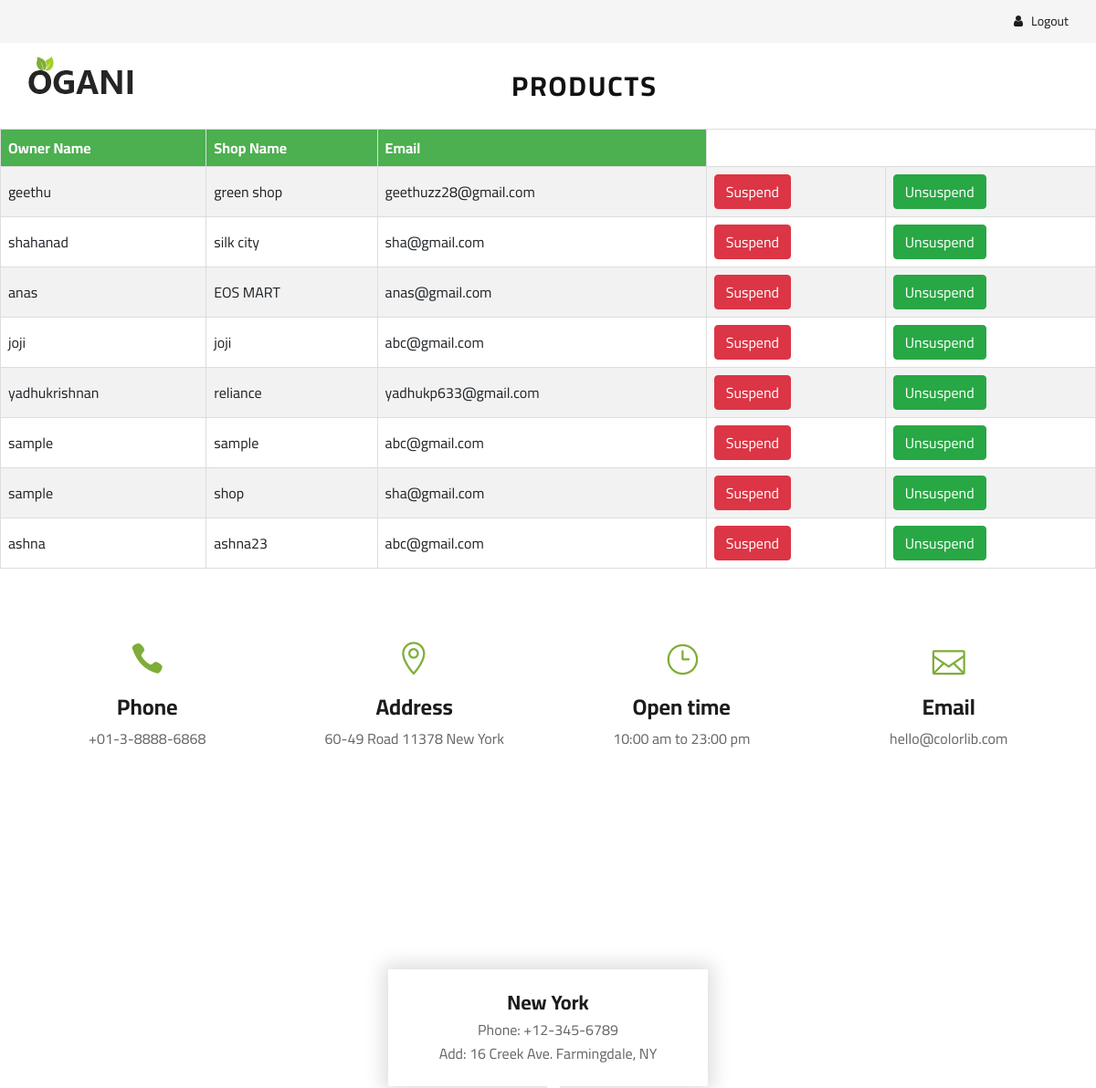
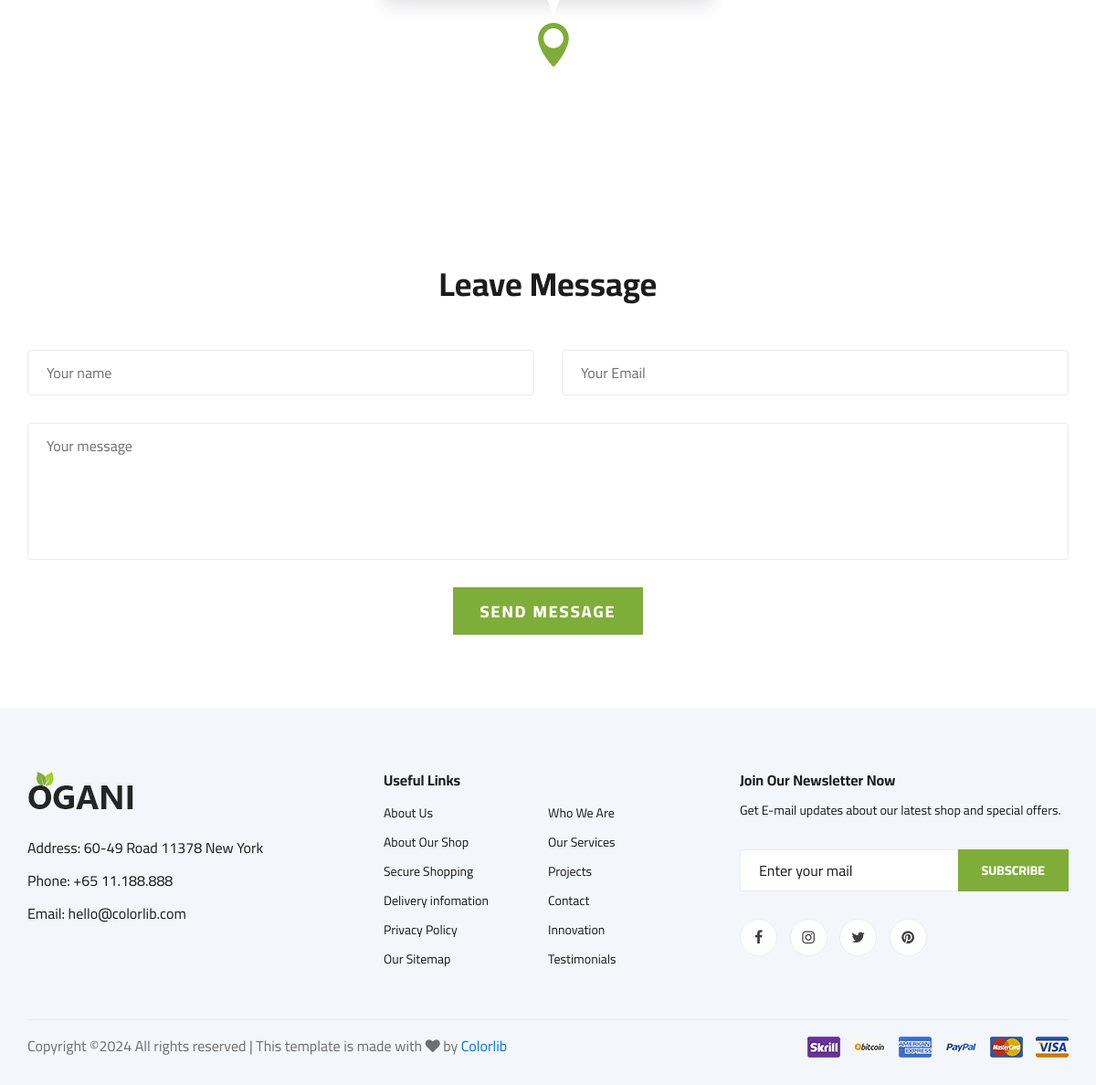
The page /viewshop on the database its author committed (2 pictures, top to bottom).
### app/models.py (models this page shows, shortened)
class regshop(models.Model):
    profile=models.FileField(upload_to='static')
    ownername=models.CharField(max_length=20)
    shopname=models.CharField(max_length=20,unique=True)
    email=models.EmailField(max_length=30)
    password=models.CharField(max_length=20)
    re_password=models.CharField(max_length=20)
    status=models.BooleanField(default="True")

### app/views.py (the view)
# urls.py: path('viewshop', views.viewshop),
def viewshop(re):
    data=regshop.objects.all()
    return render(re,'viewshop.html',{'data':data})

### template/viewshop.html (shortened to what this page needs)
<!DOCTYPE html>
<html lang="zxx" xmlns="http://www.w3.org/1999/html">
<head>
    {% load static %}
    <link rel="stylesheet" href="{% static 'assets/css/bootstrap.min.css' %}" type="text/css">
    <link rel="stylesheet" href="{% static 'assets/css/font-awesome.min.css' %}" type="text/css">
    <link rel="stylesheet" href="{% static 'assets/css/elegant-icons.css' %}" type="text/css">
    <link rel="stylesheet" href="{% static 'assets/css/nice-select.css' %}" type="text/css">
    <link rel="stylesheet" href="{% static 'assets/css/jquery-ui.min.css' %}" type="text/css">
    <link rel="stylesheet" href="{% static 'assets/css/owl.carousel.min.css' %}" type="text/css">
    <link rel="stylesheet" href="{% static 'assets/css/slicknav.min.css' %}" type="text/css">
    <link rel="stylesheet" href="{% static 'assets/css/style.css' %}" type="text/css">
</head>
<body>
    <header class="header">
        <div class="header__top">
            <div class="container">
                <div class="row">
                    <div class="col-lg-6">
                    </div>
                    <div class="col-lg-6">
                        <div class="header__top__right">
                            <div class="header__top__right__auth">
                                <a href="../logout"><i class="fa fa-user"></i> Logout</a>
                            </div>
                        </div>
                    </div>
                </div>
            </div>
        </div>
        <div class="container">
            <div class="row">
                <div class="col-lg-3">
                    <div class="header__logo">
                        <a href="./index.html"><img src="{% static 'assets/img/logo.png' %}" alt=""></a>
                    </div>
                </div>
                <div class="col-lg-6" align="center">
                    <nav class="header__menu">
                        <ul>
                <li  style="margin-left:80px"><a href="#"><h3><b>Products</b></h3></a>
                    </nav>
                </div>
                <div class="col-lg-3">
                </div>
            </div>
        </div>
    </header>
<table border="2" width="50%">
  <tr>
  <th>Owner Name</th>
   <th>Shop Name</th>
   <th>Email</th>
  </tr>
{% for i in data %}
  <tr>
      <td>{{i.ownername}}</td>
      <td>{{i.shopname}}</td>
      <td>{{i.email}}</td>
      <td><a href="reject/{{i.pk}}" ><button type="button" class="btn btn-danger">Suspend</button></a></td>
        <td><a href="approve/{{i.pk}}" ><button type="button" class="btn btn-success">Unsuspend</button></a></td>
  </tr>
{% endfor %}
</table>
    <section class="contact spad">
        <div class="container">
            <div class="row">
                <div class="col-lg-3 col-md-3 col-sm-6 text-center">
                    <div class="contact__widget">
                        <span class="icon_phone"></span>
                        <h4>Phone</h4>
                        <p>+01-3-8888-6868</p>
                    </div>
                </div>
                <div class="col-lg-3 col-md-3 col-sm-6 text-center">
                    <div class="contact__widget">
                        <span class="icon_pin_alt"></span>
                        <h4>Address</h4>
                        <p>60-49 Road 11378 New York</p>
                    </div>
                </div>
                <div class="col-lg-3 col-md-3 col-sm-6 text-center">
                    <div class="contact__widget">
                        <span class="icon_clock_alt"></span>
                        <h4>Open time</h4>
                        <p>10:00 am to 23:00 pm</p>
                    </div>
                </div>
                <div class="col-lg-3 col-md-3 col-sm-6 text-center">
                    <div class="contact__widget">
                        <span class="icon_mail_alt"></span>
                        <h4>Email</h4>
                        <p>hello@colorlib.com</p>
                    </div>
                </div>
            </div>
        </div>
    </section>
    <div class="map">
        <div class="map-inside">
            <i class="icon_pin"></i>
            <div class="inside-widget">
                <h4>New York</h4>
                <ul>
                    <li>Phone: +12-345-6789</li>
                    <li>Add: 16 Creek Ave. Farmingdale, NY</li>
                </ul>
            </div>
        </div>
    </div>
    <div class="contact-form spad">
        <div class="container">
            <div class="row">
                <div class="col-lg-12">
                    <div class="contact__form__title">
                        <h2>Leave Message</h2>
                    </div>
                </div>
            </div>
            <form action="#">
                <div class="row">
                    <div class="col-lg-6 col-md-6">
                        <input type="text" placeholder="Your name">
                    </div>
                    <div class="col-lg-6 col-md-6">
                        <input type="text" placeholder="Your Email">
                    </div>
                    <div class="col-lg-12 text-center">
                        <textarea placeholder="Your message"></textarea>
                        <button type="submit" class="site-btn">SEND MESSAGE</button>
                    </div>
                </div>
            </form>
        </div>
    </div>
    <footer class="footer spad">
        <div class="container">
            <div class="row">
                <div class="col-lg-3 col-md-6 col-sm-6">
                    <div class="footer__about">
                        <div class="footer__about__logo">
                            <a href="./index.html"> <img src="{% static 'assets/img/logo.png' %}" alt=""></a>
                        </div>
                        <ul>
                            <li>Address: 60-49 Road 11378 New York</li>
                            <li>Phone: +65 11.188.888</li>
                            <li>Email: hello@colorlib.com</li>
                        </ul>
                    </div>
                </div>
                <div class="col-lg-4 col-md-6 col-sm-6 offset-lg-1">
                    <div class="footer__widget">
                        <h6>Useful Links</h6>
                        <ul>
                            <li><a href="#">About Us</a></li>
                            <li><a href="#">About Our Shop</a></li>
                            <li><a href="#">Secure Shopping</a></li>
                            <li><a href="#">Delivery infomation</a></li>
                            <li><a href="#">Privacy Policy</a></li>
                            <li><a href="#">Our Sitemap</a></li>
                        </ul>
                        <ul>
                            <li><a href="#">Who We Are</a></li>
                            <li><a href="#">Our Services</a></li>
                            <li><a href="#">Projects</a></li>
                            <li><a href="#">Contact</a></li>
                            <li><a href="#">Innovation</a></li>
                            <li><a href="#">Testimonials</a></li>
                        </ul>
                    </div>
                </div>
                <div class="col-lg-4 col-md-12">
                    <div class="footer__widget">
                        <h6>Join Our Newsletter Now</h6>
                        <p>Get E-mail updates about our latest shop and special offers.</p>
                        <form action="#">
                            <input type="text" placeholder="Enter your mail">
                            <button type="submit" class="site-btn">Subscribe</button>
                        </form>
                        <div class="footer__widget__social">
                            <a href="#"><i class="fa fa-facebook"></i></a>
                            <a href="#"><i class="fa fa-instagram"></i></a>
                            <a href="#"><i class="fa fa-twitter"></i></a>
                            <a href="#"><i class="fa fa-pinterest"></i></a>
                        </div>
                    </div>
                </div>
            </div>
            <div class="row">
                <div class="col-lg-12">
                    <div class="footer__copyright">
                        <div class="footer__copyright__text"><p>
  Copyright &copy;<script>document.write(new Date().getFullYear());</script> All rights reserved | This template is made with <i class="fa fa-heart" aria-hidden="true"></i> by <a href="https://colorlib.com" target="_blank">Colorlib</a>
  </p></div>
                        <div class="footer__copyright__payment"><img src="{% static 'assets/img/payment-item.png' %}" alt=""></div>
                    </div>
                </div>
            </div>
        </div>
    </footer>
</body>
</html>

### template/viewshop.html (style rules this page uses)
table { border-collapse: collapse; width: 100%; }
table, th, td { border: 1px solid #ddd; }
th, td { padding: 8px; text-align: left; }
tr:nth-child(even) { background-color: #f2f2f2; }
th { background-color: #4CAF50; color: white; }

### rows shown on the page
regshop: ownername "geethu", shopname "green shop", email "geethuzz28@gmail.com"
regshop: ownername "shahanad", shopname "silk city", email "sha@gmail.com"
regshop: ownername "anas", shopname "EOS MART", email "anas@gmail.com"
regshop: ownername "joji", shopname "joji", email "abc@gmail.com"
regshop: ownername "yadhukrishnan", shopname "reliance", email "yadhukp633@gmail.com"
regshop: ownername "sample", shopname "sample", email "abc@gmail.com"
regshop: ownername "sample", shopname "shop", email "sha@gmail.com"
regshop: ownername "ashna", shopname "ashna23", email "abc@gmail.com"
